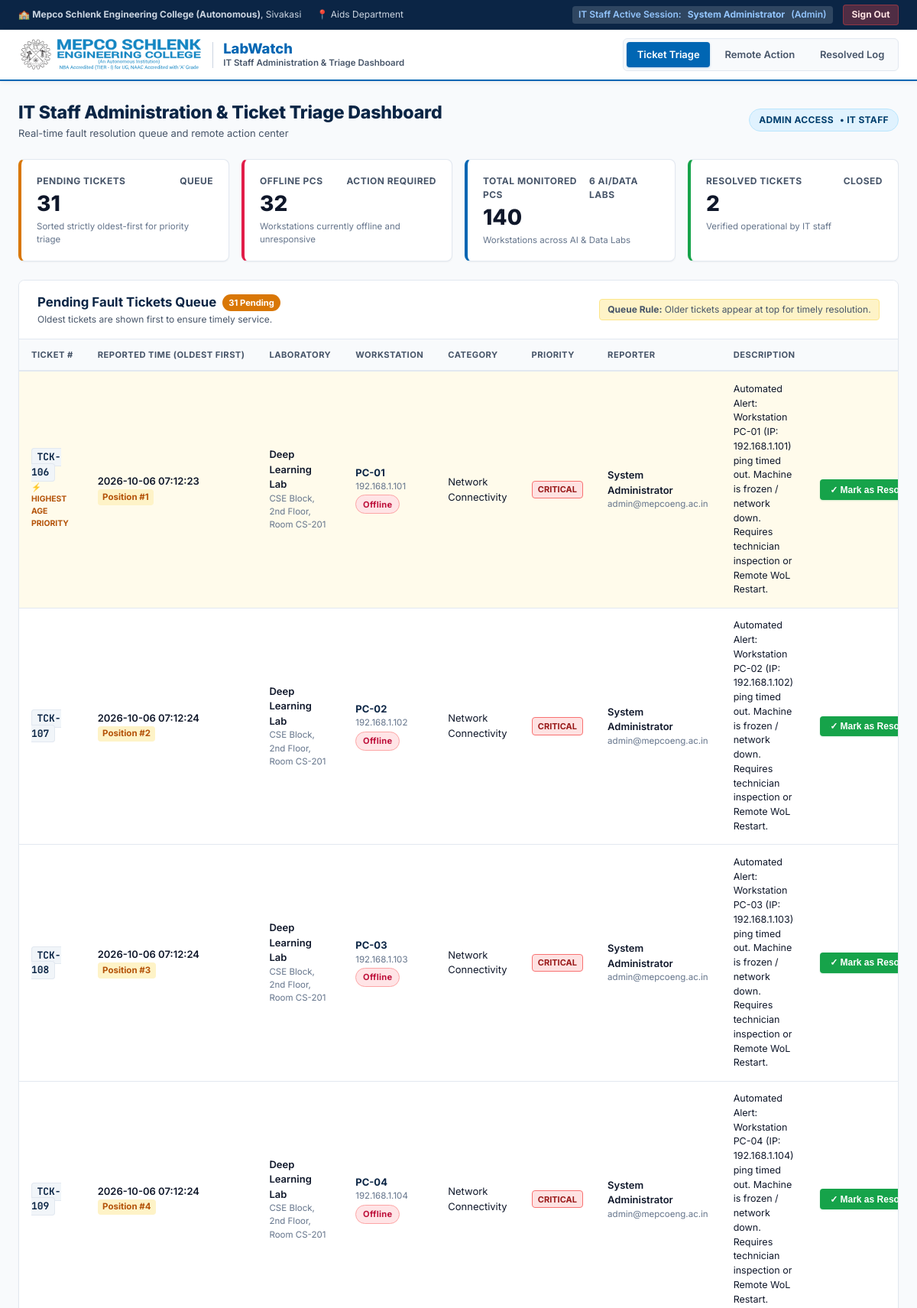
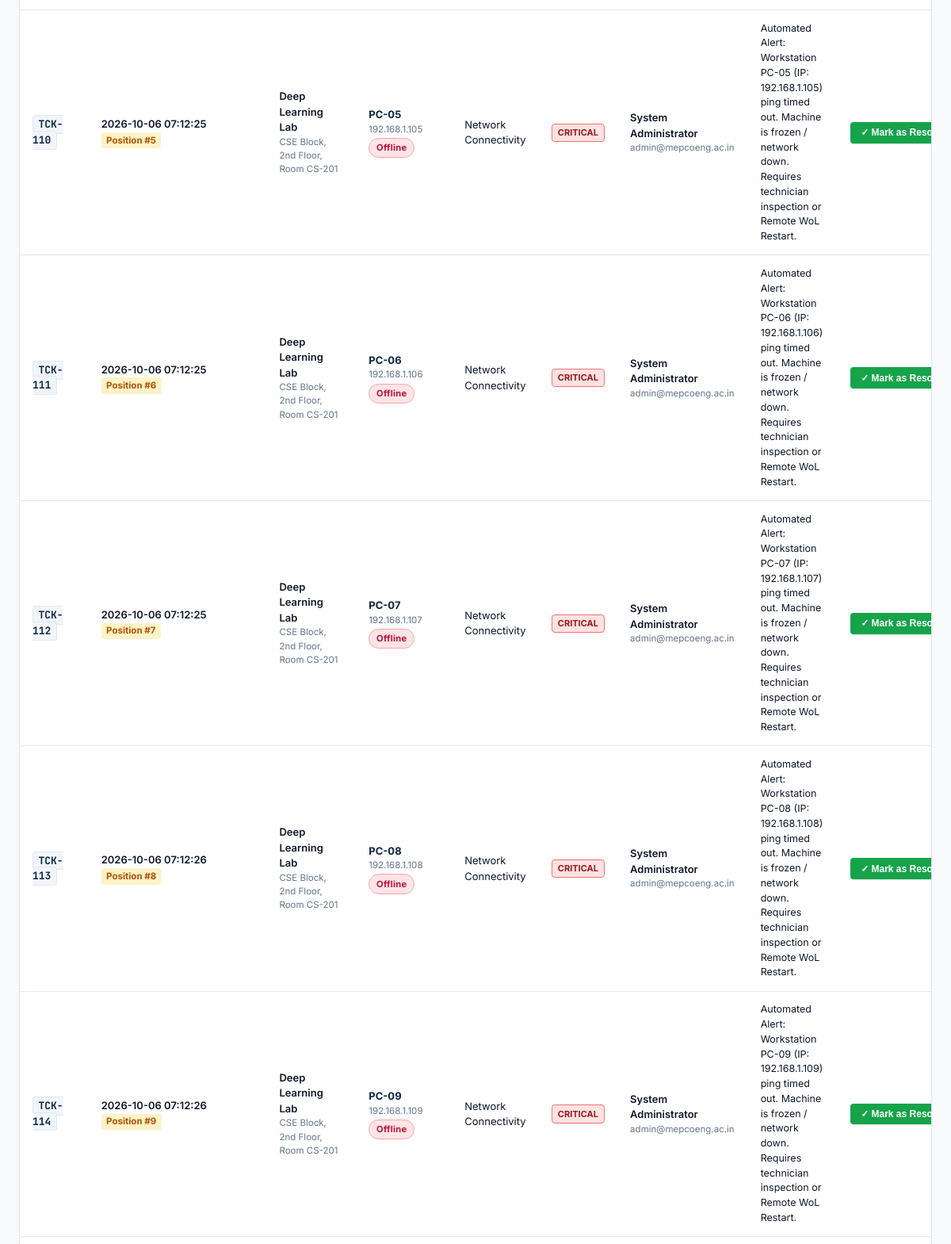
The page /admin (signed in, upper part) on the database its author committed (2 pictures, top to bottom).
### tables this page shows
CREATE TABLE USERS (
    id INTEGER PRIMARY KEY AUTOINCREMENT,
    username TEXT UNIQUE NOT NULL,
    password_hash TEXT NOT NULL,
    full_name TEXT NOT NULL,
    email TEXT UNIQUE NOT NULL,
    role TEXT NOT NULL CHECK(role IN ('student', 'staff', 'technician', 'admin')),
    created_at TIMESTAMP DEFAULT CURRENT_TIMESTAMP
);

CREATE TABLE TICKETS (
    id INTEGER PRIMARY KEY AUTOINCREMENT,
    ticket_number TEXT UNIQUE NOT NULL,
    user_id INTEGER NOT NULL,
    lab_id INTEGER NOT NULL,
    computer_id INTEGER NOT NULL,
    issue_category TEXT NOT NULL CHECK(
        issue_category IN (
            'Network Connectivity',
            'Operating System',
            'Hardware Fault',
            'Peripheral / Display',
            'Software Crash',
            'Power Issue',
            'Other'
        )
    ),
    description TEXT NOT NULL,
    status TEXT NOT NULL DEFAULT 'Pending' CHECK(
        status IN ('Pending', 'In Progress', 'Resolved', 'Closed')
    ),
    priority TEXT NOT NULL DEFAULT 'Medium' CHECK(
        priority IN ('Low', 'Medium', 'High', 'Critical')
    ),
    reported_at TIMESTAMP DEFAULT CURRENT_TIMESTAMP,
    resolved_at TIMESTAMP,
    technician_id INTEGER,
    resolution_notes TEXT,
    FOREIGN KEY (user_id) REFERENCES USERS (id) ON DELETE RESTRICT,
    FOREIGN KEY (lab_id) REFERENCES LABS (id) ON DELETE RESTRICT,
    FOREIGN KEY (computer_id) REFERENCES COMPUTERS (id) ON DELETE RESTRICT,
    FOREIGN KEY (technician_id) REFERENCES USERS (id) ON DELETE SET NULL
);

CREATE TABLE LABS (
    id INTEGER PRIMARY KEY AUTOINCREMENT,
    lab_name TEXT UNIQUE NOT NULL,
    department TEXT NOT NULL,
    location TEXT NOT NULL,
    total_pcs INTEGER NOT NULL DEFAULT 0,
    created_at TIMESTAMP DEFAULT CURRENT_TIMESTAMP
);

CREATE TABLE COMPUTERS (
    id INTEGER PRIMARY KEY AUTOINCREMENT,
    lab_id INTEGER NOT NULL,
    pc_number TEXT NOT NULL,
    ip_address TEXT UNIQUE NOT NULL,
    mac_address TEXT UNIQUE NOT NULL,
    status TEXT NOT NULL DEFAULT 'Online',
    specs TEXT,
    last_heartbeat TIMESTAMP,
    created_at TIMESTAMP DEFAULT CURRENT_TIMESTAMP,
    FOREIGN KEY (lab_id) REFERENCES LABS (id) ON DELETE CASCADE,
    UNIQUE (lab_id, pc_number)
);

### python_server.py (the view)
@app.route("/admin", methods=["GET"])
@login_required(roles=["admin", "technician"])
def admin_dashboard():
    restarted_pc = request.args.get("restarted_pc")
    resolved_id = request.args.get("resolved_id")
    c_output = request.args.get("c_output")
    status_msg = request.args.get("msg")
    conn = get_db_connection()
    try:
        cursor = conn.cursor()
        cursor.execute("""
            SELECT t.id, t.ticket_number, t.user_id, t.lab_id, t.computer_id,
                   t.issue_category, t.description, t.status, t.priority,
                   t.reported_at, t.resolved_at,
                   u.full_name AS reporter_name, u.email AS reporter_email,
                   l.lab_name, l.location AS lab_location,
                   c.pc_number, c.ip_address, c.mac_address, c.status AS pc_status
            FROM TICKETS t
            JOIN USERS u ON t.user_id = u.id
            JOIN LABS l ON t.lab_id = l.id
            JOIN COMPUTERS c ON t.computer_id = c.id
            WHERE t.status = 'Pending'
            ORDER BY t.reported_at ASC
        """)
        pending_tickets = [dict(r) for r in cursor.fetchall()]
        cursor.execute("""
            SELECT c.id, c.lab_id, c.pc_number, c.ip_address, c.mac_address,
                   c.status, c.specs, c.last_heartbeat, l.lab_name, l.location
            FROM COMPUTERS c
            JOIN LABS l ON c.lab_id = l.id
            WHERE c.status IN ('Offline', 'Faulty')
            ORDER BY l.id ASC, c.pc_number ASC
        """)
        offline_pcs = [dict(r) for r in cursor.fetchall()]
        cursor.execute("""
            SELECT t.id, t.ticket_number, t.issue_category, t.description, t.status,
                   t.reported_at, t.resolved_at, t.priority,
                   l.lab_name, c.pc_number, u.full_name AS reporter_name
            FROM TICKETS t
            JOIN USERS u ON t.user_id = u.id
            JOIN LABS l ON t.lab_id = l.id
            JOIN COMPUTERS c ON t.computer_id = c.id
            WHERE t.status IN ('Resolved', 'Closed')
            ORDER BY t.resolved_at DESC, t.id DESC
            LIMIT 10
        """)
        resolved_tickets = [dict(r) for r in cursor.fetchall()]
        cursor.execute("SELECT COUNT(*) FROM COMPUTERS")
        total_computers = cursor.fetchone()[0]
        cursor.execute("SELECT COUNT(*) FROM TICKETS WHERE status = 'Pending'")
        pending_count = cursor.fetchone()[0]
        cursor.execute("SELECT COUNT(*) FROM COMPUTERS WHERE status IN ('Offline', 'Faulty')")
        offline_count = cursor.fetchone()[0]
        cursor.execute("SELECT COUNT(*) FROM TICKETS WHERE status IN ('Resolved', 'Closed')")
        resolved_count = cursor.fetchone()[0]
        stats = {
            "total_computers": total_computers,
            "pending_count": pending_count,
            "offline_count": offline_count,
            "resolved_count": resolved_count
        }
        return render_template(
            "admin.html",
            pending_tickets=pending_tickets,
            offline_pcs=offline_pcs,
            resolved_tickets=resolved_tickets,
            stats=stats,
            restarted_pc=restarted_pc,
            c_output=c_output,
            status_msg=status_msg,
            logged_user=session.get("user")
        )
    finally:
        conn.close()

### python_server.py (called while the page is built)
def get_db_connection():
    conn = sqlite3.connect(DB_PATH, timeout=10.0)
    conn.row_factory = sqlite3.Row
    conn.execute("PRAGMA journal_mode = WAL;")
    conn.execute("PRAGMA synchronous = NORMAL;")
    conn.execute("PRAGMA foreign_keys = ON;")
    return conn

def login_required(roles=None):
    def decorator(f):
        @wraps(f)
        def decorated_function(*args, **kwargs):
            user = session.get("user")
            if not user:
                portal = "admin" if roles and all(r in ("admin", "technician") for r in roles) else "student"
                return redirect(url_for("login_page", portal=portal, error="Authentication required. Please sign in first."))
            if roles and user.get("role") not in roles:
                if user.get("role") in ("student", "staff"):
                    return redirect(url_for("user_issue_reporting", error="Access Denied: IT Staff administrative privileges required."))
                return redirect(url_for("login_page", error="Access Denied: Insufficient authorization."))
            return f(*args, **kwargs)
        return decorated_function
    return decorator

### templates/admin.html (shortened to what this page needs)
<!DOCTYPE html>
<html lang="en">
<head>
</head>
<body>
  <div class="mepco-top-bar">
    <div class="top-bar-inner">
      <div class="top-bar-contact">
        <span>🏫 <strong>Mepco Schlenk Engineering College (Autonomous)</strong>, Sivakasi</span>
        <span>📍 Aids Department</span>
      </div>
      <div class="top-bar-accreditation" style="display:flex; align-items:center; gap:0.85rem;">
        <span class="admin-badge-strip">
          IT Staff Active Session: <strong>{{ logged_user['full_name'] if logged_user else 'IT Administrator' }}</strong> ({{ (logged_user['role'] if logged_user else 'Admin')|title }})
        </span>
        <a href="/logout" style="color:#fee2e2; text-decoration:none; font-weight:700; font-size:0.75rem; background:rgba(239,68,68,.3); padding:0.22rem 0.65rem; border-radius:4px; border:1px solid rgba(239,68,68,.4); display:inline-flex; align-items:center; gap:0.3rem;">
          Sign Out
        </a>
      </div>
    </div>
  </div>
  <header class="mepco-main-header">
    <div class="main-header-inner">
      <div class="header-left-group">
        <a href="/admin" class="mepco-brand-lockup">
          <img src="/static/mepco_logo.svg" alt="Mepco Schlenk Engineering College" class="mepco-logo-img">
          <div class="labwatch-titles">
            <span class="labwatch-title">LabWatch</span>
            <span class="labwatch-dept">IT Staff Administration &amp; Triage Dashboard</span>
          </div>
        </a>
      </div>
      <nav class="campus-nav-tabs">
        <a href="#triage-section" class="nav-tab-link active">
          <span>Ticket Triage</span>
        </a>
        <a href="#wol-section" class="nav-tab-link">
          <span>Remote Action</span>
        </a>
        <a href="#resolved-section" class="nav-tab-link">
          <span>Resolved Log</span>
        </a>
      </nav>
    </div>
  </header>
  <main class="page-container">
    <div class="dashboard-top-heading">
      <div class="heading-title-group">
        <h1>IT Staff Administration & Ticket Triage Dashboard</h1>
        <p>Real-time fault resolution queue and remote action center</p>
      </div>
      <div>
        <span class="phase-pill">
          <span>Admin Access</span> • IT Staff
        </span>
      </div>
    </div>
    <div class="kpi-cards-grid">
      <div class="kpi-card highlight-warning">
        <div class="kpi-label">
          <span>Pending Tickets</span>
          <span>Queue</span>
        </div>
        <div class="kpi-value">{{ stats.pending_count }}</div>
        <div class="kpi-desc">Sorted strictly oldest-first for priority triage</div>
      </div>
      <div class="kpi-card highlight-danger">
        <div class="kpi-label">
          <span>Offline PCs</span>
          <span>Action Required</span>
        </div>
        <div class="kpi-value">{{ stats.offline_count }}</div>
        <div class="kpi-desc">Workstations currently offline and unresponsive</div>
      </div>
      <div class="kpi-card highlight-info">
        <div class="kpi-label">
          <span>Total Monitored PCs</span>
          <span>6 AI/Data Labs</span>
        </div>
        <div class="kpi-value">{{ stats.total_computers }}</div>
        <div class="kpi-desc">Workstations across AI & Data Labs</div>
      </div>
      <div class="kpi-card highlight-success">
        <div class="kpi-label">
          <span>Resolved Tickets</span>
          <span>Closed</span>
        </div>
        <div class="kpi-value">{{ stats.resolved_count }}</div>
        <div class="kpi-desc">Verified operational by IT staff</div>
      </div>
    </div>
    <section class="dashboard-section" id="triage-section">
      <div class="section-header">
        <div>
          <h2 class="section-title">
            <span>Pending Fault Tickets Queue</span>
            <span class="badge-counter-warning">{{ pending_tickets|length }} Pending</span>
          </h2>
          <p class="section-subtitle">
            Oldest tickets are shown first to ensure timely service.
          </p>
        </div>
        <div style="font-size: 0.75rem; color: var(--text-secondary); background: #fef3c7; padding: 0.25rem 0.65rem; border-radius: 4px; border: 1px solid #fde68a;">
          <strong>Queue Rule:</strong> Older tickets appear at top for timely resolution.
        </div>
      </div>
      <div class="table-responsive">
        {% if pending_tickets %}
        <table class="admin-table">
          <thead>
            <tr>
              <th>Ticket #</th>
              <th>Reported Time (Oldest First)</th>
              <th>Laboratory</th>
              <th>Workstation</th>
              <th>Category</th>
              <th>Priority</th>
              <th>Reporter</th>
              <th>Description</th>
              <th style="text-align: right;">Actions</th>
            </tr>
          </thead>
          <tbody>
            {% for ticket in pending_tickets %}
            <tr {% if loop.first %}class="highlight-oldest"{% endif %}>
              <td>
                <span class="ticket-code">{{ ticket.ticket_number }}</span>
                {% if loop.first %}
                <div style="font-size: 0.65rem; color: #b45309; font-weight: 700; margin-top: 2px;">⚡ HIGHEST AGE PRIORITY</div>
                {% endif %}
              </td>
              <td>
                <div style="font-weight: 600;">{{ ticket.reported_at }}</div>
                <span class="age-badge">Position #{{ loop.index }}</span>
              </td>
              <td>
                <div style="font-weight: 600;">{{ ticket.lab_name }}</div>
                <div style="font-size: 0.72rem; color: var(--text-muted);">{{ ticket.lab_location }}</div>
              </td>
              <td>
                <div style="font-weight: 700; color: var(--mepco-navy);">{{ ticket.pc_number }}</div>
                <div style="font-size: 0.72rem; color: var(--text-muted);">{{ ticket.ip_address }}</div>
                {% if ticket.pc_status == 'Offline' or ticket.pc_status == 'Faulty' %}
                <span class="status-badge status-offline" style="margin-top: 2px;">Offline</span>
                {% else %}
                <span class="status-badge status-online" style="margin-top: 2px;">Online</span>
                {% endif %}
              </td>
              <td>{{ ticket.issue_category }}</td>
              <td>
                {% if ticket.priority == 'Critical' %}
                <span class="priority-badge priority-critical">Critical</span>
                {% elif ticket.priority == 'High' %}
                <span class="priority-badge priority-high">High</span>
                {% else %}
                <span class="priority-badge priority-medium">{{ ticket.priority }}</span>
                {% endif %}
              </td>
              <td>
                <div style="font-weight: 600;">{{ ticket.reporter_name }}</div>
                <div style="font-size: 0.72rem; color: var(--text-muted);">{{ ticket.reporter_email }}</div>
              </td>
              <td style="max-width: 240px; font-size: 0.78125rem;">
                {{ ticket.description }}
              </td>
              <td style="text-align: right;">
                <div class="actions-cell" style="justify-content: flex-end;">
                  <form method="POST" action="/admin/resolve/{{ ticket.id }}" style="display: inline;">
                    <button type="submit" class="btn-resolve" title="Verify fault resolved and update database">
                      <span>✓ Mark as Resolved</span>
                    </button>
                  </form>
                </div>
              </td>
            </tr>
            {% endfor %}
          </tbody>
        </table>
        {% else %}
        <div class="empty-state">
          <div class="empty-state-icon">🎉</div>
          <h3>All Caught Up! No Pending Tickets</h3>
          <p>Every reported laboratory PC fault has been resolved.</p>
        </div>
        {% endif %}
      </div>
    </section>
  </main>
</body>
</html>

### rows shown on the page
USERS: full_name "System Administrator"
TICKETS: ticket_number "TCK-106", shows "⚡ HIGHEST AGE PRIORITY", reported_at "2026-10-06 07:12:23", lab_name "Deep Learning Lab", lab_location "CSE Block, 2nd Floor, Room CS-201", pc_number "PC-01", ip_address "192.168.1.101", shows "Offline", issue_category "Network Connectivity", priority "CRITICAL", reporter_name "System Administrator", reporter_email "admin@mepcoeng.ac.in", description "Automated Alert: Workstation PC-01 (IP: 192.168.1.101) ping timed out. Machine is frozen / network down. Requires technician inspection or Remote WoL Restart."
TICKETS: ticket_number "TCK-107", reported_at "2026-10-06 07:12:24", lab_name "Deep Learning Lab", lab_location "CSE Block, 2nd Floor, Room CS-201", pc_number "PC-02", ip_address "192.168.1.102", shows "Offline", issue_category "Network Connectivity", priority "CRITICAL", reporter_name "System Administrator", reporter_email "admin@mepcoeng.ac.in", description "Automated Alert: Workstation PC-02 (IP: 192.168.1.102) ping timed out. Machine is frozen / network down. Requires technician inspection or Remote WoL Restart."
TICKETS: ticket_number "TCK-108", reported_at "2026-10-06 07:12:24", lab_name "Deep Learning Lab", lab_location "CSE Block, 2nd Floor, Room CS-201", pc_number "PC-03", ip_address "192.168.1.103", shows "Offline", issue_category "Network Connectivity", priority "CRITICAL", reporter_name "System Administrator", reporter_email "admin@mepcoeng.ac.in", description "Automated Alert: Workstation PC-03 (IP: 192.168.1.103) ping timed out. Machine is frozen / network down. Requires technician inspection or Remote WoL Restart."
TICKETS: ticket_number "TCK-109", reported_at "2026-10-06 07:12:24", lab_name "Deep Learning Lab", lab_location "CSE Block, 2nd Floor, Room CS-201", pc_number "PC-04", ip_address "192.168.1.104", shows "Offline", issue_category "Network Connectivity", priority "CRITICAL", reporter_name "System Administrator", reporter_email "admin@mepcoeng.ac.in", description "Automated Alert: Workstation PC-04 (IP: 192.168.1.104) ping timed out. Machine is frozen / network down. Requires technician inspection or Remote WoL Restart."
TICKETS: ticket_number "TCK-110", reported_at "2026-10-06 07:12:25", lab_name "Deep Learning Lab", lab_location "CSE Block, 2nd Floor, Room CS-201", pc_number "PC-05", ip_address "192.168.1.105", shows "Offline", issue_category "Network Connectivity", priority "CRITICAL", reporter_name "System Administrator", reporter_email "admin@mepcoeng.ac.in", description "Automated Alert: Workstation PC-05 (IP: 192.168.1.105) ping timed out. Machine is frozen / network down. Requires technician inspection or Remote WoL Restart."
TICKETS: ticket_number "TCK-111", reported_at "2026-10-06 07:12:25", lab_name "Deep Learning Lab", lab_location "CSE Block, 2nd Floor, Room CS-201", pc_number "PC-06", ip_address "192.168.1.106", shows "Offline", issue_category "Network Connectivity", priority "CRITICAL", reporter_name "System Administrator", reporter_email "admin@mepcoeng.ac.in", description "Automated Alert: Workstation PC-06 (IP: 192.168.1.106) ping timed out. Machine is frozen / network down. Requires technician inspection or Remote WoL Restart."
TICKETS: ticket_number "TCK-112", reported_at "2026-10-06 07:12:25", lab_name "Deep Learning Lab", lab_location "CSE Block, 2nd Floor, Room CS-201", pc_number "PC-07", ip_address "192.168.1.107", shows "Offline", issue_category "Network Connectivity", priority "CRITICAL", reporter_name "System Administrator", reporter_email "admin@mepcoeng.ac.in", description "Automated Alert: Workstation PC-07 (IP: 192.168.1.107) ping timed out. Machine is frozen / network down. Requires technician inspection or Remote WoL Restart."
TICKETS: ticket_number "TCK-113", reported_at "2026-10-06 07:12:26", lab_name "Deep Learning Lab", lab_location "CSE Block, 2nd Floor, Room CS-201", pc_number "PC-08", ip_address "192.168.1.108", shows "Offline", issue_category "Network Connectivity", priority "CRITICAL", reporter_name "System Administrator", reporter_email "admin@mepcoeng.ac.in", description "Automated Alert: Workstation PC-08 (IP: 192.168.1.108) ping timed out. Machine is frozen / network down. Requires technician inspection or Remote WoL Restart."
TICKETS: ticket_number "TCK-114", reported_at "2026-10-06 07:12:26", lab_name "Deep Learning Lab", lab_location "CSE Block, 2nd Floor, Room CS-201", pc_number "PC-09", ip_address "192.168.1.109", shows "Offline", issue_category "Network Connectivity", priority "CRITICAL", reporter_name "System Administrator", reporter_email "admin@mepcoeng.ac.in", description "Automated Alert: Workstation PC-09 (IP: 192.168.1.109) ping timed out. Machine is frozen / network down. Requires technician inspection or Remote WoL Restart."

### other values the page prints
{{ (logged_user['role'] if logged_user else 'Admin')|title }} "Admin"
{{ stats.pending_count }} "31"
{{ stats.offline_count }} "32"
{{ stats.total_computers }} "140"
{{ stats.resolved_count }} "2"
{{ pending_tickets|length }} "31"
